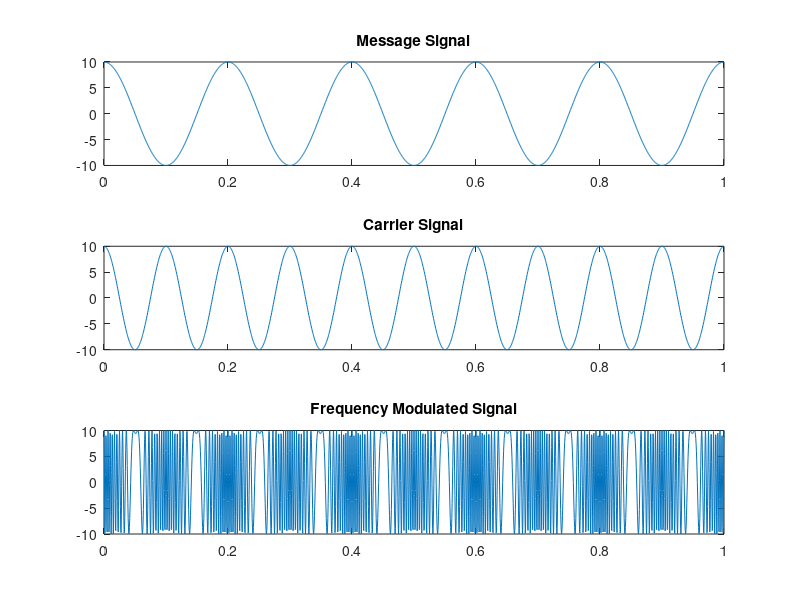

This chart was generated by the following MATLAB code:
Am = 10;
Ac = 10;
fm = 5;
fc = 10;
kf = 30;
beta = (kf*Am)/fm;
F = 2000;
T = 1/F;
t = 0:T:1;

m = Am*cos(2*pi*fm*t);
subplot(3,1,1);
plot(t,m);
title('Message Signal');

c = Ac*cos(2*pi*fc*t);
subplot(3,1,2);
plot(t,c);
title('Carrier Signal');

sfm = (Ac*cos((2*pi*fc*t)+ beta*(sin(2*pi*fm*t))));
subplot(3,1,3);
plot(t,sfm);
title('Frequency Modulated Signal');